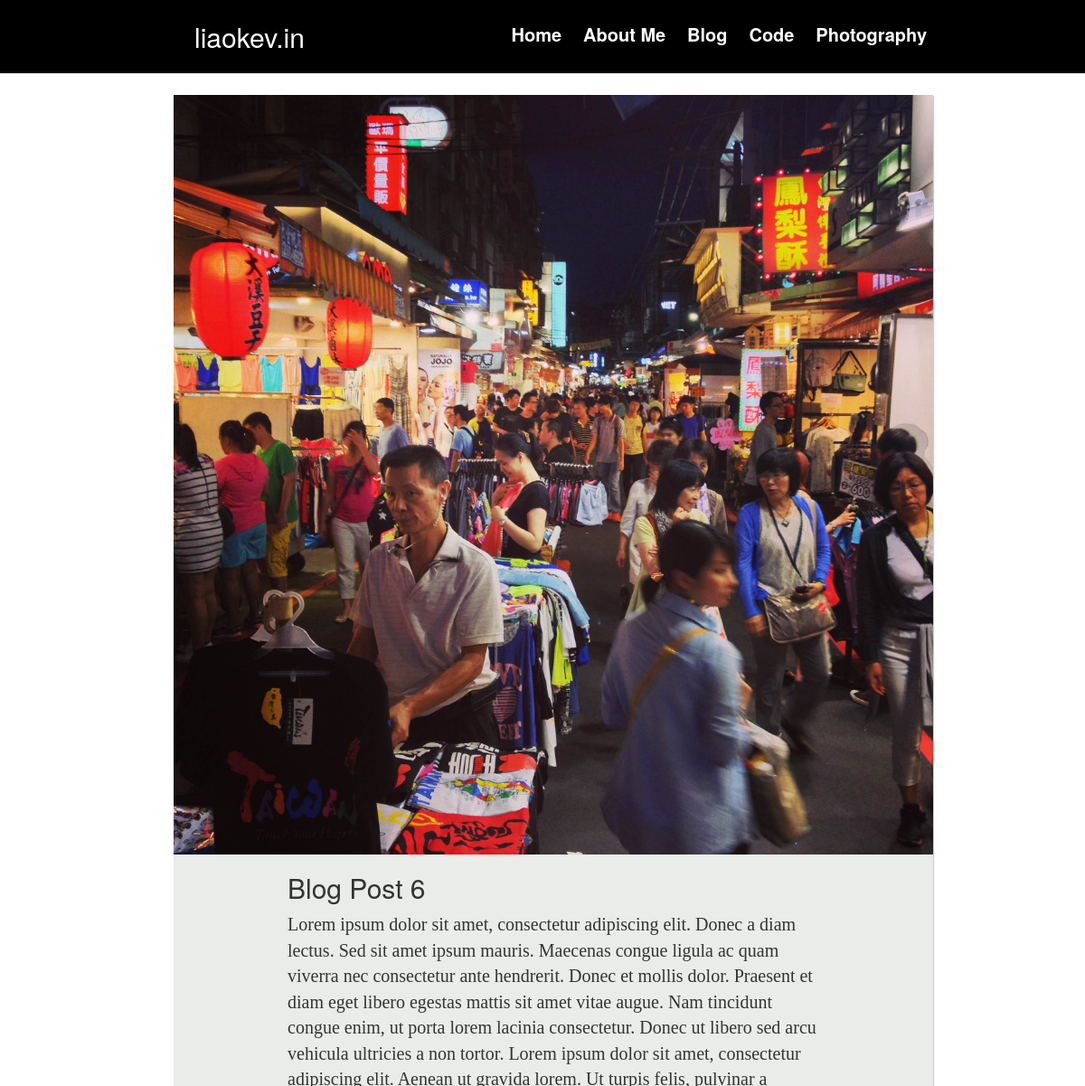
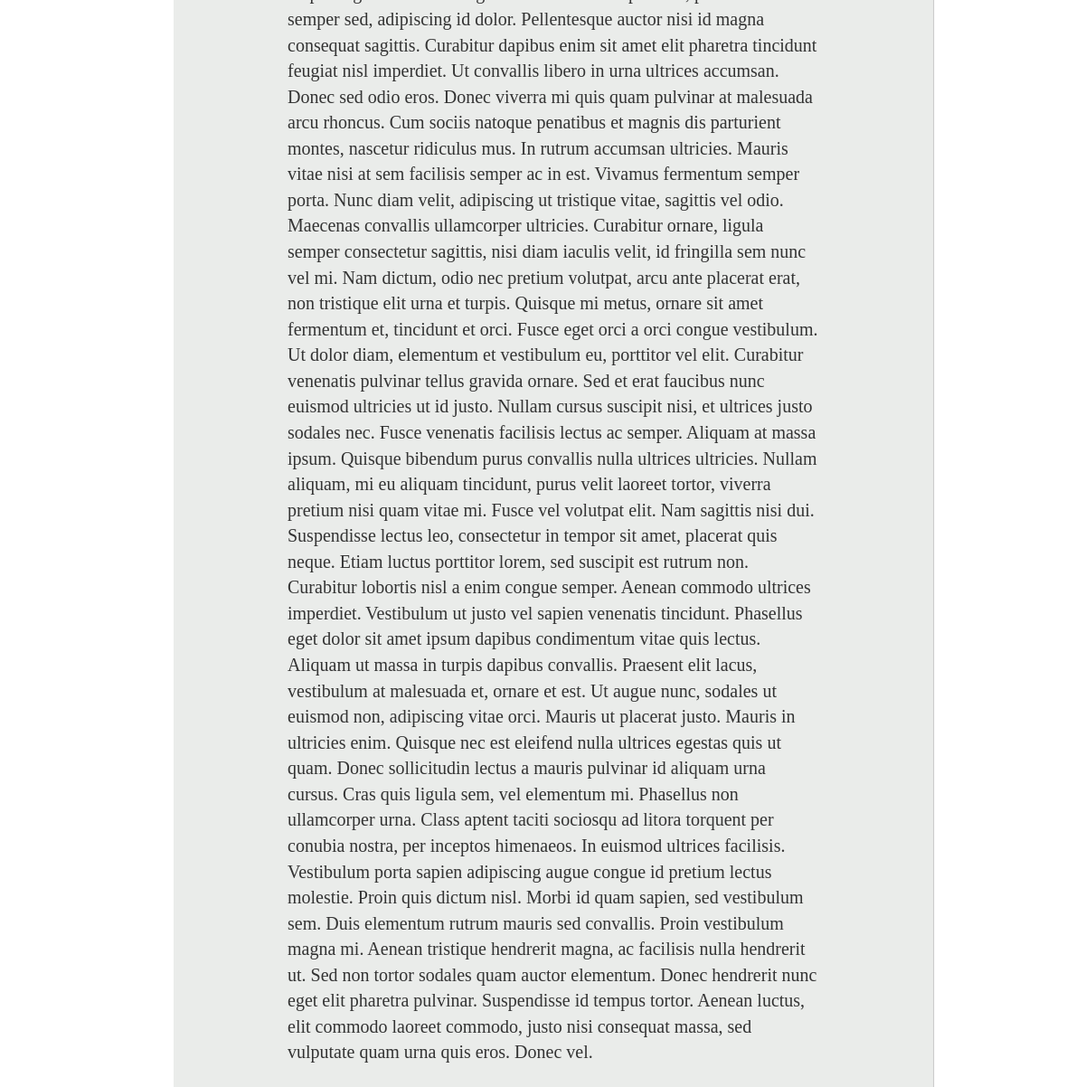
The app's page /blog/6/, older data (2 pictures, top to bottom).
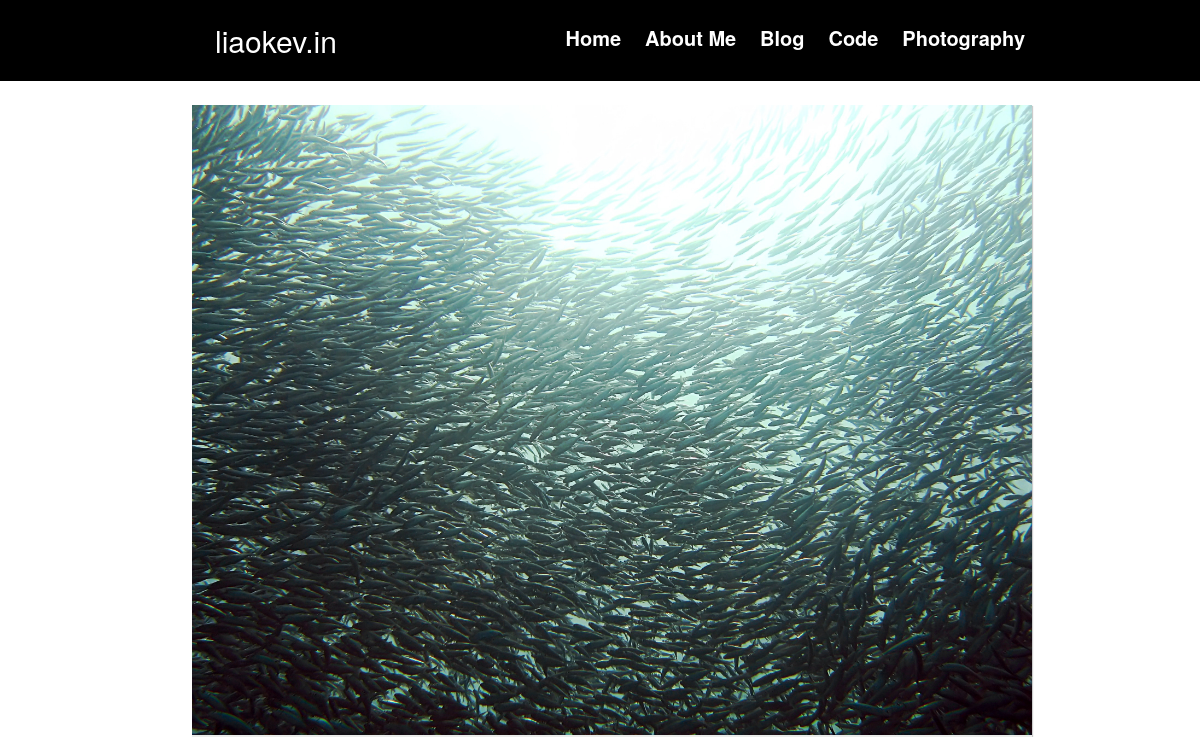
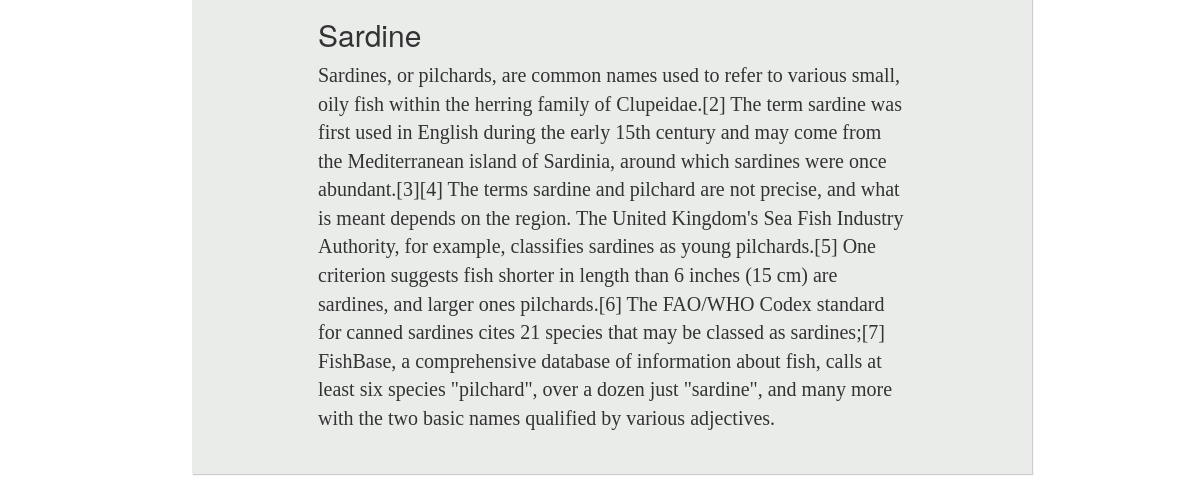
The same page, newer data (2 pictures, top to bottom).
### blog/models.py (models this page shows, shortened)
class Blog_Post(models.Model):
    title_text = models.CharField(max_length=200)
    pub_date = models.DateTimeField('date published')
    post_photo = models.ImageField(upload_to="blog")
    post_content_text = models.TextField()

### blog/views.py (the view)
# urls.py: url(r'^(?P<post_id>\d+)/$', views.post, name='post'),
def post(request, post_id):
    blog_post = get_object_or_404(Blog_Post, pk=post_id)
    return render(request, 'blog/post.html', {'Blog_Post': blog_post})

### blog/templates/blog/post.html
{% extends 'base.html' %}
{% load staticfiles %}
{% block additional_header %}
<link rel="stylesheet" href="{% static 'styles/blog.css' %}">
{% endblock %}
{% block content %}
<div class="text_page_container">
	<img src="{{MEDIA_URL}}{{Blog_Post.post_photo}}"/>
	<div class = "text_page_body">
		<h2 class="blog_title">{{Blog_Post.title_text}}</h2>
		<div class="blog_content">{{Blog_Post.post_content_text}}</div>
	</div>
</div>
{% endblock %}

Row changes from the older to the newer data that the page shows:
changed Blog_Post: post_photo: a different picture; title_text "Blog Post 6" → "Sardine"; post_content_text "Lorem ipsum dolor sit amet, consectetur adipiscing elit. Donec a diam lectus. Sed sit amet ipsum mauris. Maecenas congue ligula ac quam viverra nec consectetur ante hendrerit. Donec et mollis dolor. Praesent et diam eget libero egestas mattis sit amet vitae augue. Nam tincidunt congue enim, ut porta lorem lacinia consectetur. Donec ut libero sed arcu vehicula ultricies a non tortor. Lorem ipsum dolor sit amet, consectetur adipiscing elit. Aenean ut gravida lorem. Ut turpis felis, pulvinar a semper sed, adipiscing id dolor. Pellentesque auctor nisi id magna consequat sagittis. Curabitur dapibus enim sit amet elit pharetra tincidunt feugiat nisl imperdiet. Ut convallis libero in urna ultrices…" → "Sardines, or pilchards, are common names used to refer to various small, oily fish within the herring family of Clupeidae.[2] The term sardine was first used in English during the early 15th century and may come from the Mediterranean island of Sardinia, around which sardines were once abundant.[3][4] The terms sardine and pilchard are not precise, and what is meant depends on the region. The United Kingdom's Sea Fish Industry Authority, for example, classifies sardines as young pilchards.[5] One criterion suggests fish shorter in length than 6 inches (15 cm) are sardines, and larger ones pilchards.[6] The FAO/WHO Codex standard for canned sardines cites 21 species that may be classed as…"
